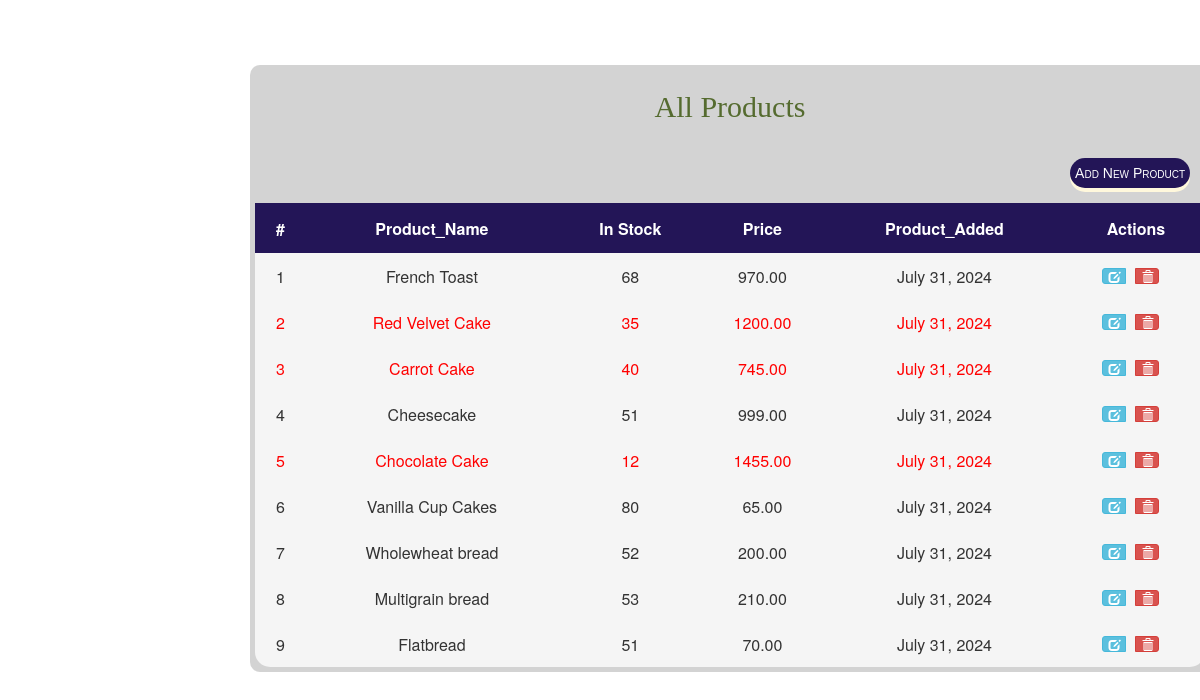
Screenshot of /prdct.php with the database file from the repository.
### tables this page shows
CREATE TABLE `products` (
  `id` int(11) UNSIGNED NOT NULL,
  `name` varchar(255) NOT NULL,
  `quantity` int(50) DEFAULT NULL,
  `sale_price` decimal(25,2) NOT NULL,
  `date` datetime NOT NULL
);

### includes/newsql.php (called while the page is built, shortened)
<?php
  require_once('includes/load.php');
function find_by_sql($sql)
{
  global $db;
  $result= $db->query($sql);
  $result_set= $db->while_loop($result);
 return $result_set;
}
function join_product_table(){
    $sql= " SELECT p.id, p.name, p.quantity, p.sale_price, p.date FROM products p ORDER BY p.id ASC";
   return find_by_sql($sql);
}
 ?>

### includes/database.php (called while the page is built, shortened)
<?php
class MySqli_DB {
    private $con;
    function db_connect()
{
  $this->con = mysqli_connect(DB_HOST,DB_USER,DB_PASS);
  if(!$this->con)
         {
           die(" Database connection failed:". mysqli_connect_error());
         } else {
           $select_db = $this->con->select_db(DB_NAME);
         }
}
function query($sql)
   {
      if (trim($sql != "")) {
          $this->query_id = $this->con->query($sql);
      }
       return $this->query_id;
   }
   function fetch_array($statement){
  return mysqli_fetch_array($statement);
}
 function while_loop($loop){
   $results = array();
   while ($result = $this->fetch_array($loop)) {
      $results[] = $result;
   }
 return $results;
}
}
$db = new MySqli_DB();
?>

### includes/newFunction.php (called while the page is built, shortened)
<?php
  function count_id(){
  static $count = 1;
  return $count++;
  }
function remove_junk($str){
    $str = nl2br($str);
    $str = htmlspecialchars(strip_tags($str, ENT_QUOTES));
    return $str;
}
function read_date($str){
    if($str)
     return date('F j, Y', strtotime($str));
    else
     return null;
}
?>

### prdct.php (the view, shortened to what this page needs)
<?php
    include_once("layouts/newheader.php");
    $products=join_product_table();
?>
<div class="prdctdiv">
       <h3>All Products</h3>
      <div class="prdct_hd">
        <form method="post" action="add_product.php">
          <button type="submit" class="btn btn-outline-success">Add New Product</button>
        </form>
      </div>
        <table>
            <tr >
                <th>#</th>
                <th>Product_Name</th>
                <th>In Stock</th>
                <th>Price</th>
                <th>Product_Added</th>
                <th>Actions</th>
            </tr></br>
            <?php
            foreach($products as $product):
            ?>
            <tr
              <?php if(($product['quantity'])<50)
                   echo" style=\"color:red\"";
              ?>
            >
            <td class="text-center"><?php echo count_id();?></td>
                <td> <?php echo remove_junk($product['name']); ?></td>
                <td class="text-center"> <?php echo remove_junk($product['quantity']);?></td>
                <td class="text-center"> <?php echo remove_junk($product['sale_price']); ?></td>
                <td class="text-center"> <?php echo read_date($product['date']); ?></td>
                <td class="text-center">
                  <div class="btn-group">
                    <a href="edit_product.php?id=<?php echo (int)$product['id'];?>" class="btn btn-info btn-xs"  title="Edit" data-toggle="tooltip">
                      <span class="glyphicon glyphicon-edit"></span>
                    </a>
                    <a href="delete_product.php?id=<?php echo (int)$product['id'];?>" class="btn btn-danger btn-xs"  title="Delete" data-toggle="tooltip">
                      <span class="glyphicon glyphicon-trash"></span>
                    </a>
                  </div>
                </td>
            </tr>
            <?php endforeach; ?>
        </table>
    </div>
<?php include_once('layouts/newfooter.php'); ?>

### layouts/newheader.php (shortened to what this page needs)
<html>
    <head>
        <link rel="stylesheet" type="text/css" href="css/newstylesheet.css">
        <link rel="stylesheet" href="https://maxcdn.bootstrapcdn.com/bootstrap/3.3.4/css/bootstrap.min.css"/>
    </head>
    <body>
    <div class="page">

### layouts/newfooter.php (shortened to what this page needs)
</div>
  </body>
</html>

### css/newstylesheet.css (style rules this page uses)
.page { background-color: white; height: 100%; }
.prdctdiv table { border-radius: 15px; width: 100%; background-color: whitesmoke; text-align: center; }
.prdctdiv table th { text-align: center; padding: 10; }
.prdctdiv table td { padding: 5; text-align: center; }
.prdct_hd { padding: 5; float: right; }
.prdctdiv { display: inline-block; width: 80%; padding: 5px; margin-left: 250px; margin-top: 65px; background-color: lightgray; border-radius: 10px; }
.prdctdiv form button { padding: 5px; font-family:'Trebuchet MS', 'Lucida Sans Unicode', 'Lucida Grande', 'Lucida Sans', Arial, sans-serif; font-variant: small-caps; float: right; margin:10px ; }
.prdctdiv h3 { text-align: center; font-family: cursive; font-size: 30px; color: darkolivegreen; margin: 20px; }
.prdctdiv a { margin: 10px; }
.prdctdiv form button { text-align: center; cursor: pointer; outline: none; color: white; background-color: #231557; border: none; border-radius: 15px; box-shadow: 0 4px cornsilk; }
.prdctdiv th { background-color: #231557; color:#fff; height: 50px; }

### rows the page displays
products: count_id "1", name "French Toast", quantity "68", sale_price "970.00", date "July 31, 2024"
products: count_id "2", name "Red Velvet Cake", quantity "35", sale_price "1200.00", date "July 31, 2024"
products: count_id "3", name "Carrot Cake", quantity "40", sale_price "745.00", date "July 31, 2024"
products: count_id "4", name "Cheesecake", quantity "51", sale_price "999.00", date "July 31, 2024"
products: count_id "5", name "Chocolate Cake", quantity "12", sale_price "1455.00", date "July 31, 2024"
products: count_id "6", name "Vanilla Cup Cakes", quantity "80", sale_price "65.00", date "July 31, 2024"
products: count_id "7", name "Wholewheat bread", quantity "52", sale_price "200.00", date "July 31, 2024"
products: count_id "8", name "Multigrain bread", quantity "53", sale_price "210.00", date "July 31, 2024"
products: count_id "9", name "Flatbread", quantity "51", sale_price "70.00", date "July 31, 2024"
